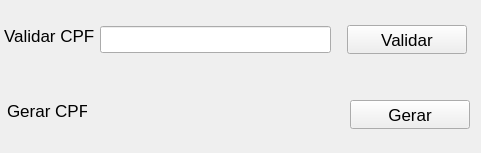
<?xml version="1.0" encoding="UTF-8"?>
<ui version="4.0">
 <class>MainWindow</class>
 <widget class="QMainWindow" name="MainWindow">
  <property name="geometry">
   <rect>
    <x>0</x>
    <y>0</y>
    <width>481</width>
    <height>153</height>
   </rect>
  </property>
  <property name="windowTitle">
   <string>Validar Gerar CPF</string>
  </property>
  <widget class="QWidget" name="centralwidget">
   <widget class="QLabel" name="label">
    <property name="geometry">
     <rect>
      <x>4</x>
      <y>25</y>
      <width>90</width>
      <height>21</height>
     </rect>
    </property>
    <property name="font">
     <font>
      <pointsize>13</pointsize>
     </font>
    </property>
    <property name="text">
     <string>Validar CPF:</string>
    </property>
   </widget>
   <widget class="QLabel" name="label_2">
    <property name="geometry">
     <rect>
      <x>7</x>
      <y>100</y>
      <width>80</width>
      <height>21</height>
     </rect>
    </property>
    <property name="font">
     <font>
      <pointsize>13</pointsize>
     </font>
    </property>
    <property name="text">
     <string>Gerar CPF:</string>
    </property>
   </widget>
   <widget class="QLineEdit" name="inputValidar">
    <property name="geometry">
     <rect>
      <x>100</x>
      <y>26</y>
      <width>231</width>
      <height>27</height>
     </rect>
    </property>
    <property name="font">
     <font>
      <pointsize>13</pointsize>
     </font>
    </property>
   </widget>
   <widget class="QPushButton" name="btnValidar">
    <property name="geometry">
     <rect>
      <x>347</x>
      <y>25</y>
      <width>120</width>
      <height>29</height>
     </rect>
    </property>
    <property name="minimumSize">
     <size>
      <width>120</width>
      <height>0</height>
     </size>
    </property>
    <property name="font">
     <font>
      <pointsize>13</pointsize>
     </font>
    </property>
    <property name="text">
     <string>Validar</string>
    </property>
   </widget>
   <widget class="QPushButton" name="btnGerar">
    <property name="geometry">
     <rect>
      <x>350</x>
      <y>100</y>
      <width>120</width>
      <height>29</height>
     </rect>
    </property>
    <property name="minimumSize">
     <size>
      <width>120</width>
      <height>0</height>
     </size>
    </property>
    <property name="font">
     <font>
      <pointsize>13</pointsize>
     </font>
    </property>
    <property name="text">
     <string>Gerar</string>
    </property>
   </widget>
   <widget class="QLabel" name="labelValida">
    <property name="geometry">
     <rect>
      <x>100</x>
      <y>60</y>
      <width>231</width>
      <height>21</height>
     </rect>
    </property>
    <property name="font">
     <font>
      <pointsize>12</pointsize>
     </font>
    </property>
    <property name="text">
     <string/>
    </property>
   </widget>
   <widget class="QLabel" name="labelGerar">
    <property name="geometry">
     <rect>
      <x>100</x>
      <y>100</y>
      <width>231</width>
      <height>21</height>
     </rect>
    </property>
    <property name="font">
     <font>
      <pointsize>13</pointsize>
     </font>
    </property>
    <property name="text">
     <string/>
    </property>
   </widget>
  </widget>
 </widget>
 <resources/>
 <connections/>
</ui>
